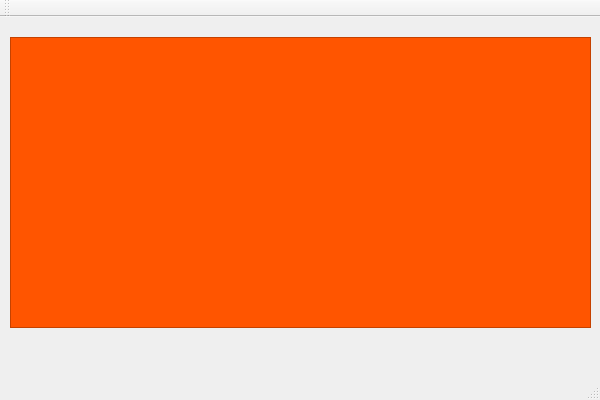
<?xml version="1.0" encoding="UTF-8"?>
<ui version="4.0">
 <class>MainWindowClass</class>
 <widget class="QMainWindow" name="MainWindowClass">
  <property name="geometry">
   <rect>
    <x>0</x>
    <y>0</y>
    <width>600</width>
    <height>400</height>
   </rect>
  </property>
  <property name="windowTitle">
   <string>MainWindow</string>
  </property>
  <widget class="QWidget" name="centralWidget">
   <widget class="QFrame" name="frame">
    <property name="geometry">
     <rect>
      <x>10</x>
      <y>20</y>
      <width>581</width>
      <height>291</height>
     </rect>
    </property>
    <property name="styleSheet">
     <string notr="true">background-color: rgb(255, 85, 0);</string>
    </property>
    <property name="frameShape">
     <enum>QFrame::StyledPanel</enum>
    </property>
    <property name="frameShadow">
     <enum>QFrame::Raised</enum>
    </property>
   </widget>
  </widget>
  <widget class="QMenuBar" name="menuBar">
   <property name="geometry">
    <rect>
     <x>0</x>
     <y>0</y>
     <width>600</width>
     <height>21</height>
    </rect>
   </property>
  </widget>
  <widget class="QToolBar" name="mainToolBar">
   <attribute name="toolBarArea">
    <enum>TopToolBarArea</enum>
   </attribute>
   <attribute name="toolBarBreak">
    <bool>false</bool>
   </attribute>
  </widget>
  <widget class="QStatusBar" name="statusBar"/>
 </widget>
 <layoutdefault spacing="6" margin="11"/>
 <resources>
  <include location="mainwindow.qrc"/>
 </resources>
 <connections/>
</ui>
